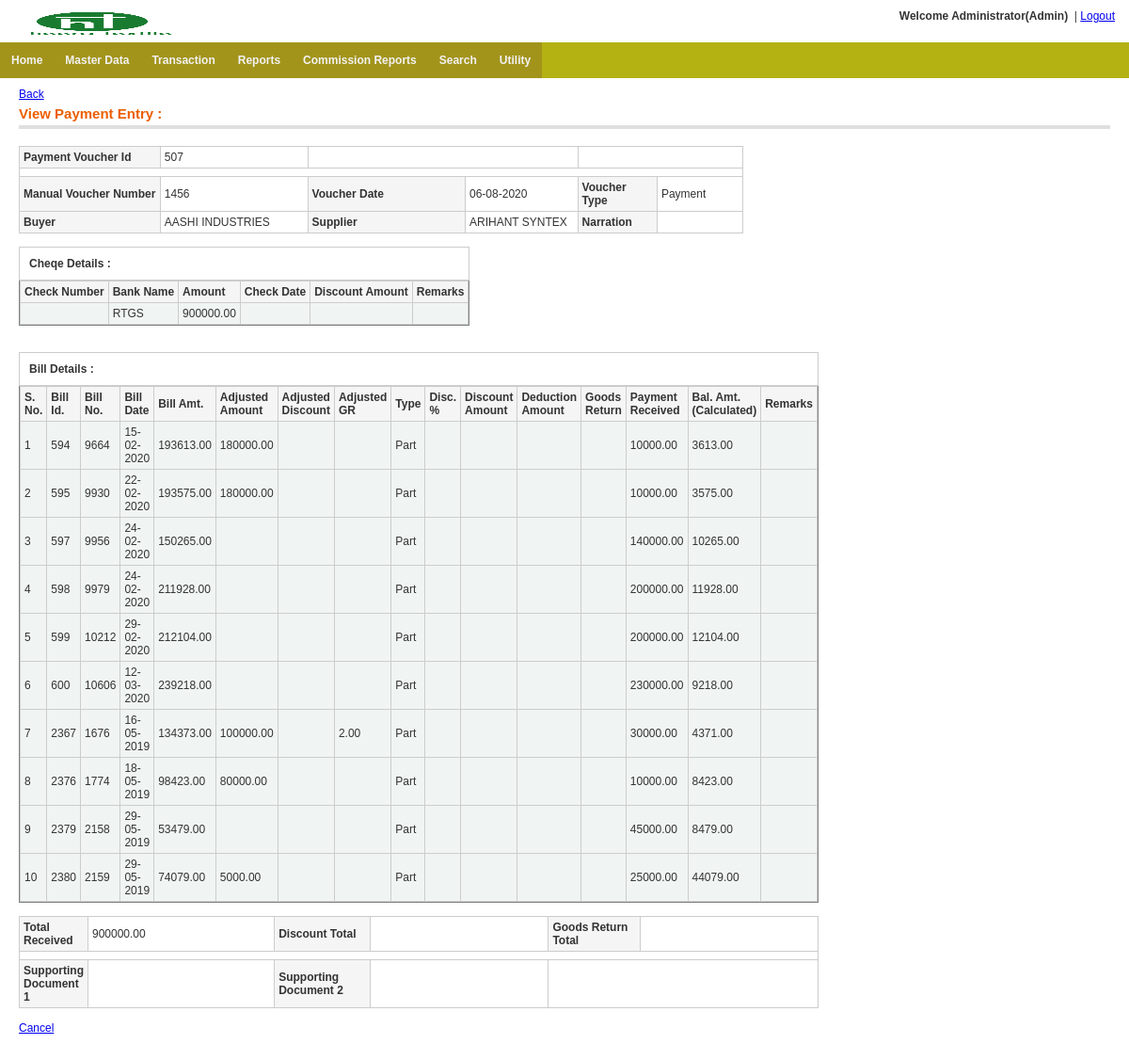
The page /payment_entry/view_payment_entry.php?payment_entry_id=507 (signed in) on the database its author committed.
### tables this page shows
CREATE TABLE `menu` (
  `menu_id` int(11) NOT NULL auto_increment,
  `menu_name` varchar(255) NOT NULL,
  `parent_id` int(11) NOT NULL default '0' COMMENT '0 if menu is root level or menuid if this is child on any menu',
  `link` varchar(255) NOT NULL,
  `status` enum('0','1') NOT NULL default '1' COMMENT '0 for disabled menu or 1 for enabled menu',
  `user_role` varchar(20) NOT NULL default '',
  PRIMARY KEY  (`menu_id`)
);

CREATE TABLE `txt_payment_entry_main` (
  `payment_entry_id` bigint(20) NOT NULL auto_increment,
  `manual_vou_number` varchar(20) NOT NULL default '',
  `old_system_vou_number` varchar(20) NOT NULL default '',
  `voucher_date` date NOT NULL default '1970-01-01',
  `buyer_account_code` varchar(20) NOT NULL default '',
  `supplier_account_code` varchar(20) NOT NULL default '',
  `vou_type` varchar(20) NOT NULL default '',
  `payment_amount` decimal(15,2) NOT NULL default '0.00',
  `discount_amount` decimal(15,2) NOT NULL default '0.00',
  `gr_amount` decimal(15,2) NOT NULL default '0.00',
  `narration` varchar(100) NOT NULL default '',
  `supporting_doc_1` varchar(200) NOT NULL default '',
  `supporting_doc_2` varchar(200) NOT NULL default '',
  `create_user` varchar(20) NOT NULL default '',
  `create_date` datetime NOT NULL default '1970-01-01 00:00:00',
  `last_update_user` varchar(20) NOT NULL default '',
  `last_update_date` datetime NOT NULL default '1970-01-01 00:00:00',
  `delete_tag` varchar(10) NOT NULL default 'FALSE',
  `delete_user` varchar(20) NOT NULL default '',
  `delete_date` datetime NOT NULL default '1970-01-01 00:00:00',
  PRIMARY KEY  (`payment_entry_id`)
);

CREATE TABLE `txt_company` (
  `company_id` int(10) NOT NULL auto_increment,
  `firm_name` varchar(100) NOT NULL,
  `address` varchar(100) NOT NULL,
  `city` varchar(20) NOT NULL,
  `state` varchar(50) NOT NULL default '',
  `pincode` varchar(10) NOT NULL,
  `gstin` varchar(20) NOT NULL default '',
  `office_phone` varchar(10) NOT NULL default '',
  `contact_person` varchar(50) NOT NULL default '',
  `contact_person_2` varchar(10) NOT NULL default '',
  `contact_number` varchar(10) NOT NULL default '',
  `contact_number_2` varchar(10) NOT NULL default '',
  `sms_number` varchar(10) NOT NULL default '',
  `whatsapp_number` varchar(10) NOT NULL default '',
  `email` varchar(50) NOT NULL default '',
  `website` varchar(50) NOT NULL default '',
  `group_id` int(10) default NULL,
  `group_name` varchar(20) NOT NULL,
  `commission_percentage` decimal(5,2) NOT NULL default '0.00',
  `firm_type` varchar(20) NOT NULL,
  `agent_id` int(10) default NULL,
  `reference` varchar(20) NOT NULL,
  `remarks` varchar(20) NOT NULL,
  `pan_number` varchar(20) NOT NULL,
  `visiting_card` varchar(200) NOT NULL default '',
  `photo_1` varchar(200) default NULL,
  `photo_2` varchar(200) default NULL,
  `create_user` varchar(20) NOT NULL default '',
  `create_date` datetime NOT NULL default '1970-01-01 00:00:00',
  `last_update_user` varchar(20) NOT NULL default '',
  `last_update_date` datetime NOT NULL default '1970-01-01 00:00:00',
  `delete_tag` varchar(10) NOT NULL default 'FALSE',
  `delete_user` varchar(20) default '',
  `delete_date` datetime NOT NULL default '1970-01-01 00:00:00',
  `products` varchar(100) NOT NULL default '',
  `brands` varchar(100) NOT NULL default '',
  PRIMARY KEY  (`company_id`)
);

CREATE TABLE `txt_payment_cheque_entry` (
  `payment_chq_entry_id` bigint(20) NOT NULL auto_increment,
  `payment_entry_id` bigint(20) NOT NULL,
  `chq_number` varchar(20) NOT NULL default '''''',
  `chq_date` date NOT NULL default '1970-01-01',
  `bank` varchar(20) NOT NULL default '''''',
  `chq_amt` decimal(15,2) NOT NULL default '0.00',
  `dis_amt` decimal(15,2) NOT NULL default '0.00',
  `remark` varchar(50) NOT NULL default '''''',
  `create_user` varchar(20) NOT NULL default '''''',
  `create_date` datetime NOT NULL default '1970-01-01 00:00:00',
  `last_update_user` varchar(20) NOT NULL default '''''',
  `last_update_date` datetime NOT NULL default '1970-01-01 00:00:00',
  `delete_tag` varchar(10) NOT NULL default 'FALSE',
  `delete_user` varchar(20) NOT NULL default '''''',
  `delete_date` datetime NOT NULL default '1970-01-01 00:00:00',
  PRIMARY KEY  (`payment_chq_entry_id`)
);

CREATE TABLE `txt_payment_bill_entry` (
  `payment_bill_entry_id` bigint(20) NOT NULL auto_increment,
  `payment_entry_id` bigint(20) NOT NULL default '0',
  `payment_entry_vou_date` date NOT NULL default '1970-01-01',
  `bill_entry_id` bigint(20) NOT NULL,
  `bill_number` varchar(20) NOT NULL default '''',
  `bill_date` date NOT NULL default '1970-01-01',
  `bill_amount` decimal(15,2) NOT NULL default '0.00',
  `amount_adjusted` decimal(15,2) NOT NULL default '0.00',
  `gr_adjusted` decimal(15,2) NOT NULL default '0.00',
  `discount_adjusted` decimal(15,2) NOT NULL default '0.00',
  `bill_payment_type` varchar(20) NOT NULL default '',
  `dis_percent` decimal(15,2) NOT NULL default '0.00',
  `dis_amount` decimal(15,2) NOT NULL default '0.00',
  `deduction_amount` decimal(15,2) NOT NULL default '0.00',
  `bill_gr_amt` decimal(15,2) NOT NULL default '0.00',
  `payment_received` decimal(15,2) NOT NULL default '0.00',
  `balance_amount` decimal(15,2) NOT NULL,
  `remark` varchar(50) NOT NULL default '',
  `create_user` varchar(20) NOT NULL default '',
  `create_date` datetime NOT NULL default '1970-01-01 00:00:00',
  `last_update_user` varchar(20) NOT NULL default '',
  `last_update_date` datetime NOT NULL default '1970-01-01 00:00:00',
  `delete_tag` varchar(10) NOT NULL default 'FALSE',
  `delete_user` varchar(20) NOT NULL default '',
  `delete_date` datetime NOT NULL default '1970-01-01 00:00:00',
  `bill_discount` decimal(15,2) NOT NULL default '0.00',
  PRIMARY KEY  (`payment_bill_entry_id`)
);

### payment_entry/view_payment_entry.php (the view, shortened to what the rows shown need)
<?php
include("../includes/check_session.php");
include("../includes/config.php");
?>
<!DOCTYPE html PUBLIC "-//W3C//DTD XHTML 1.0 Transitional//EN" "http://www.w3.org/TR/xhtml1/DTD/xhtml1-transitional.dtd">
<html xmlns="http://www.w3.org/1999/xhtml">
<head>
<link href="<?php echo $web_path; ?>css/style.css" rel="stylesheet" type="text/css" />
<?php include("../includes/jQDate.php"); ?>
</head>
<?php
$req_disp="";
$con=get_connection();
$pay_ent_id=$_REQUEST['payment_entry_id'];
$sql_main="SELECT * FROM txt_payment_entry_main where payment_entry_id='$pay_ent_id'";
$main_result=mysqli_query($con,$sql_main);
$main_rs=mysqli_fetch_array($main_result);
?>
<?php
	$con=get_connection();
	$payment_entry_id=$main_rs['payment_entry_id'];
	$manual_vou_number=$main_rs['manual_vou_number'];
	$voucher_date=$main_rs['voucher_date'];
	$voucher_type=$main_rs['vou_type'];
	$supplier=$main_rs['supplier_account_code'];
	$buyer=$main_rs['buyer_account_code'];
	$narration=$main_rs['narration'];
?>
<table width="100%" border="0" align="center" style="border:0px solid #e5f1f8;background-color:#FFFFFF">
  <tr>
    <td><?php if($req_disp!='child'){include("../includes/menu.php"); } ?></td>
  </tr>
  <tr>
  <tr>
    <td height="326" valign="top"><table width="100%" style="margin-top:0px" align="center" cellpadding="0" cellspacing="0" border="0">
                        <tr>
                            <td valign="top">
                            <div class="content_padding">
    <table cellpadding="0" cellspacing="0" border="0">
            <tr>
             <td width="818" height="138" valign="top">
    <form method="post" id="payment_vou" enctype="multipart/form-data">
    <table width="770" class="tbl_border">
	<tr>
		<th width="193" align="left" >
			Payment Voucher Id
		</th>
		<td >
		<?php echo $payment_entry_id;?>
		</td>
		<td colspan='2'></td>
		<td colspan='2'></td>
	</tr>
	<tr>
    	<th width="193" align="left">Manual Voucher Number </th>
        <td width="191"><?php echo $manual_vou_number;?> </td>
			<th width="222" align="left">Voucher Date </th>
		<td width="144"><?php echo rev_convert_date($voucher_date);?></td>
		<th>Voucher Type</th>
		<td><?php echo $voucher_type ?>
		</td>
    </tr>
    <tr>
    	<th align="left">Buyer  </th>
		<td>
                <?php
					$s_sql="SELECT * FROM txt_company WHERE Firm_type='Buyer' and delete_tag='FALSE' order by firm_name ASC";
					$s_result=mysqli_query($con,$s_sql);
					while($s_rs=mysqli_fetch_array($s_result))
					{
						if($buyer==$s_rs['company_id'])
						{
							echo $s_rs['firm_name'];
						}
					}
				?>
		</td>
		<th align="left">Supplier </th>
		<td>
                <?php
					$s_sql="SELECT * FROM txt_company WHERE Firm_type='Supplier' and delete_tag='FALSE' order by firm_name ASC";
					$s_result=mysqli_query($con,$s_sql);
					while($s_rs=mysqli_fetch_array($s_result))
					{
						if($supplier==$s_rs['company_id'])
						{
							echo $s_rs['firm_name'];
						}
					}
				?>
		</td>
		<th width="88">Narration</th>
				<td width="102"><?php echo $narration; ?></td>
    </tr>
</table>
 <br>
<?php
if($voucher_type=="Payment" || $voucher_type=="Advance Payment" || $voucher_type=="Discount" ){
	$sql_chq="SELECT * FROM txt_payment_cheque_entry where payment_entry_id='$pay_ent_id' and delete_tag='FALSE'";
	$chq_result=mysqli_query($con,$sql_chq);
?>
		<table cellpadding="1" cellspacing="1" border="1">
			<TR >
				<TH class=> <b> Cheqe Details : </b> <br /></TH>
			</TR>
		   <tr>
			<td valign="top">
    <table  class="tbl_border">
	<tr>
    	<th  align="left">Check Number </th>
		<th  align="left">Bank Name </th>
		<th  align="left">Amount </th>
		<th  align="left">Check Date</th>
		<th  align="left">Discount Amount</th>
		<th  align="left">Remarks </th>
		</tr>
<?php
	while($chq_rs=mysqli_fetch_array($chq_result))
	{
?>
	<tr style='background-color:#f0f5f4f3' >
        <td><?php echo $chq_rs['chq_number']?></td>
        <td><?php echo $chq_rs['bank']?></td>
        <td><?php echo zeroToBlank($chq_rs['chq_amt'])?></td>
        <td><?php echo rev_convert_date(defaultDateToBlank($chq_rs['chq_date']))?></td>
		<td><?php echo zeroToBlank($chq_rs['dis_amt'])?></td>
		<td><?php echo $chq_rs['remark']?></td>
    </tr>
<?php } ?>
    </table>
		</TD>
		</TR>
		</TABLE>
<?PHP
}else if ( $voucher_type=="Goods Return" || $voucher_type=="GR After Payment"){
	?>
		<input type="hidden" name="chq_lr_div" id="chq_lr_div" value="LR">
		<table cellpadding="0" cellspacing="0" border="1">
			<TR>
				<TH > <b>Goods Return Details : </> <br /></TH>
			</TR>
		   <tr>
			<td valign="top">
    <table  class="tbl_border">
	<tr>
    	<th  align="left">LR Number </th>
		<th  align="left">Transport Name </th>
		<th  align="left">Booked To</span></th>
		<th  align="left">LR Date</th>
		<th  align="left">Goods Return <BR> Amount</th>
		<th  align="left">No of <BR> Bales </th>
		<th  align="left">Weight </th>
		<th  align="left">Remarks </th>
		</tr>
<?php
$s_sql="SELECT *
		FROM txt_company
		WHERE Firm_type='Transport'
		AND delete_tag='FALSE'
		ORDER BY firm_name ASC";
$s_result=mysqli_query($con,$s_sql);
$transport;
$count=0;
while($s_rs=mysqli_fetch_array($s_result))
{
	$transport[$count][0]=$s_rs['company_id'];
	$transport[$count][1]=$s_rs['firm_name'];
	$count++;
}
	$gr_sql=" SELECT * from txt_payment_gr_entry where payment_entry_id='$pay_ent_id' and delete_tag='FALSE'";
	$gr_result=mysqli_query($con,$gr_sql);
	$gr_rec=0;
	while($gr_rs=mysqli_fetch_array($gr_result)){
?>
	<tr style='background-color:#f0f5f4f3'>
		<td><?php echo $gr_rs['lr_number']?></td>
		<td>
                <?php
					for($a=0;$a<sizeof($transport);$a++)
					{
						$selected="";
						if($gr_rs['transport']==$transport[$a][0]){
							echo $transport[$a][1];
						}
					}
				?>
		</td>
		<td><?php echo $gr_rs['booked_to']?></td>
        <td><?php echo rev_convert_date($gr_rs['lr_date'])?></td>
		<td><?php echo $gr_rs['gr_amount']?></td>
		<td><?php echo $gr_rs['number_of_bales']?></td>
		<td><?php echo $gr_rs['total_weight']?></td>
		<td><?php echo $gr_rs['remark']?></td>
    </tr>
<?php
		$gr_rec++;
	}
?>
    </table>
		</td>
		</tr>
		</table>
<?php
}
?>
<BR>
<?php
$save_btn_disp=true;
if($voucher_type!="" ){
?>
<br>
<table cellpadding="1" cellspacing="1" border="1">
<TR>
	<TH > <b> Bill Details : </b></TH>
</TR>
<tr>
	<td valign="top">
    <table width='100%' class="tbl_border">
		<tr>
    	<th  align="left">S. No.</th>
		<th  align="left">Bill Id.</th>
		<th  align="left">Bill No.</th>
		<th  align="left">Bill Date</th>
		<th  align="left">Bill Amt.</th>
		<th  align="left">Adjusted <BR> Amount</th>
		<th  align="left">Adjusted <BR> Discount</th>
		<th  align="left">Adjusted <BR> GR</th>
		<th  align="left">Type</th>
		<th  align="left">Disc. %</th>
		<th  align="left">Discount <BR> Amount</th>
		<th  align="left">Deduction <BR> Amount</th>
		<th  align="left">Goods <BR> Return</th>
		<th  align="left">Payment <BR> Received</th>
		<th  align="left">Bal. Amt. <BR> (Calculated)</th>
		<th  align="left">Remarks</th>
		</tr>
<?php
		$vou_bill_sql="SELECT * FROM
		txt_payment_bill_entry
		WHERE payment_entry_id = '$pay_ent_id' and delete_tag='FALSE'";
		$vou_bill_result=mysqli_query($con,$vou_bill_sql);
		$i=0;
		while($rs=mysqli_fetch_array($vou_bill_result)){
			$i++;
?>
<tr style='background-color:#f0f5f4f3'>
				<td align="left"><?php echo $i; ?></td>
				<td>  <?php echo $rs['bill_entry_id']; ?></td>
				<td><?php echo $rs['bill_number']; ?></td>
				<td><?php echo rev_convert_date($rs['bill_date']); ?></td>
				<td><?php echo $rs['bill_amount'] ?></td>
				<td><?php echo zeroToBlank($rs['amount_adjusted']) ?></td>
				<td><?php echo zeroToBlank($rs['discount_adjusted']) ?></td>
				<td><?php echo zeroToBlank($rs['gr_adjusted']) ?></td>
				<td><?php echo $rs['bill_payment_type']?>
</td>
				<td><?php echo zeroToBlank($rs['dis_percent'])?></td>
				<td><?php echo zeroToBlank($rs['dis_amount'])?></td>
				<td><?php echo zeroToBlank($rs['deduction_amount'])?></td>
				<td><?php echo zeroToBlank($rs['bill_gr_amt'])?></td>
				<td><?php echo zeroToBlank($rs['payment_received'])?></td>
				<td><?php echo zeroToBlank($rs['balance_amount'])?></td>
				<td><?php echo $rs['remark']?></td>
				</tr>
<?php
		}
?>
    </table>
	</td>
	</tr>
</table>
<BR>
<table  class="tbl_border">
			<tr>
<?php
	$disp_total_rec="";
	$disp_total_dis="";
	$disp_total_gr="";
	if($voucher_type!="Advance Payment" && $voucher_type!="GR After Payment"){
		$disp_total_rec=zeroToBlank($main_rs['payment_amount']);
		$disp_total_dis=zeroToBlank($main_rs['discount_amount']);
		$disp_total_gr=zeroToBlank($main_rs['gr_amount']);
	}
?>
				<th width="54">Total Received</th>
				<td width="220"><?php echo $disp_total_rec ?></td>
				<th width="100">Discount Total</th>
				<td width="222"><?php echo $disp_total_dis ?></td>
				<th width="100">Goods Return Total</th>
				<td width="222"><?php echo $disp_total_gr ?></td>
			</tr>
			<tr>
				<td colspan='6'></td>
			</tr>
			<tr>
		    	<th align="left">Supporting Document 1</th>
				<td>
        </td>
    			<th align="left">Supporting Document 2</th>
				<td>
		</td>
		<td colspan='2'></td>
    		</tr>
		</table>
<?php
}
if($voucher_type!="" && $save_btn_disp){
?>
 <br>
<br>
<?php
}
?>
</form>
	</td></tr></table><?php $_SESSION['uid']=77; ?>
	</div>
	</td></tr></table>
	</td></tr>
	</table>
	<br>
</body>
</html>

### includes/menu.php
<?php
$con=get_connection();
?>
<?php
function get_menu_tree($parent_id,$web_path)
{
  global $con;
  $role_id="";
  if(isset($_SESSION['ROLEID'])){
    $role_id=$_SESSION['ROLEID'];
  }
  $menu = "";
    $sqlquery = " SELECT * FROM menu where status='1' and parent_id='$parent_id' and user_role='$role_id' ";
	$res=mysqli_query($con,$sqlquery);
    while($row=mysqli_fetch_array($res,MYSQLI_ASSOC))
	{
           $menu .="<li><a href='".$web_path.$row['link']."?menu_id=".$row['menu_id']."'>".$row['menu_name']."</a>";
		   $menu .= "<ul>".get_menu_tree($row['menu_id'],$web_path)."</ul>";
 		   $menu .= "</li>";
    }
    return $menu;
}
?>
<ul class="main-navigation">
<?php echo get_menu_tree(0,$web_path); ?>
</ul>

### rows shown on the page
menu: menu_name "Home"
menu: menu_name "Master Data"
menu: menu_name "Transaction"
menu: menu_name "Reports"
menu: menu_name "Commission Reports"
menu: menu_name "Search"
menu: menu_name "Utility"
txt_payment_entry_main: payment_entry_id "507", manual_vou_number "1456", voucher_date "06-08-2020", vou_type "Payment", payment_amount "900000.00"
txt_company: firm_name "AASHI INDUSTRIES"
txt_company: firm_name "ARIHANT SYNTEX"
txt_payment_cheque_entry: bank "RTGS", chq_amt "900000.00"
txt_payment_bill_entry: bill_entry "594", bill_number "9664", bill_date "15-02-2020", bill_amount "193613.00", amount_adjusted "180000.00", bill_payment_type "Part", payment_received "10000.00", balance_amount "3613.00"
txt_payment_bill_entry: bill_entry "595", bill_number "9930", bill_date "22-02-2020", bill_amount "193575.00", amount_adjusted "180000.00", bill_payment_type "Part", payment_received "10000.00", balance_amount "3575.00"
txt_payment_bill_entry: bill_entry "597", bill_number "9956", bill_date "24-02-2020", bill_amount "150265.00", bill_payment_type "Part", payment_received "140000.00", balance_amount "10265.00"
txt_payment_bill_entry: bill_entry "598", bill_number "9979", bill_date "24-02-2020", bill_amount "211928.00", bill_payment_type "Part", payment_received "200000.00", balance_amount "11928.00"
txt_payment_bill_entry: bill_entry "599", bill_number "10212", bill_date "29-02-2020", bill_amount "212104.00", bill_payment_type "Part", payment_received "200000.00", balance_amount "12104.00"
txt_payment_bill_entry: bill_entry "600", bill_number "10606", bill_date "12-03-2020", bill_amount "239218.00", bill_payment_type "Part", payment_received "230000.00", balance_amount "9218.00"
txt_payment_bill_entry: bill_entry "2367", bill_number "1676", bill_date "16-05-2019", bill_amount "134373.00", amount_adjusted "100000.00", gr_adjusted "2.00", bill_payment_type "Part", payment_received "30000.00", balance_amount "4371.00"
txt_payment_bill_entry: bill_entry "2376", bill_number "1774", bill_date "18-05-2019", bill_amount "98423.00", amount_adjusted "80000.00", bill_payment_type "Part", payment_received "10000.00", balance_amount "8423.00"
txt_payment_bill_entry: bill_entry "2379", bill_number "2158", bill_date "29-05-2019", bill_amount "53479.00", bill_payment_type "Part", payment_received "45000.00", balance_amount "8479.00"
txt_payment_bill_entry: bill_entry "2380", bill_number "2159", bill_date "29-05-2019", bill_amount "74079.00", amount_adjusted "5000.00", bill_payment_type "Part", payment_received "25000.00", balance_amount "44079.00"

### other values the page prints
$_SESSION['USER_NAME'] "Administrator"
$disp_role_name "Admin"
